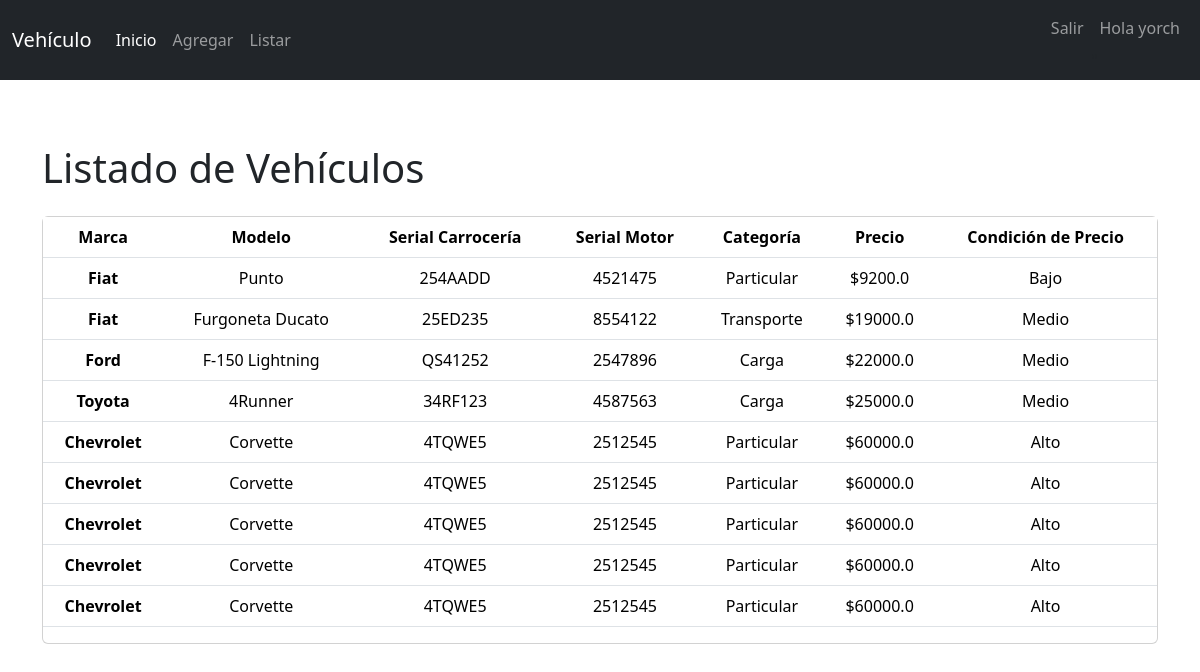
/vehiculo/listar/ (signed in), run on the app's committed database.
### vehiculo/models.py (models this page shows, shortened)
class VehiculoModel(models.Model):
    MARCAS_OPTIONS = (
        ('Fiat', 'Fiat'),
        ('Chevrolet', 'Chevrolet'),
        ('Ford', 'Ford'),
        ('Toyota', 'Toyota')
    )
    CATEGORIAS_OPTIONS = (
        ('Particular', 'Particular'),
        ('Transporte', 'Transporte'),
        ('Carga', 'Carga')
    )
    marca = models.CharField( max_length=20, choices = MARCAS_OPTIONS, default = 'Ford' )
    modelo = models.CharField( max_length=100 )
    serial_carroceria = models.CharField( max_length=50 )
    serial_motor = models.CharField( max_length=50 )
    categoria = models.CharField( max_length=20, choices = CATEGORIAS_OPTIONS, default='Particular' )
    precio = models.FloatField()
    fecha_creacion = models.DateTimeField(auto_now_add=True)
    fecha_modificacion = models.DateTimeField(auto_now_add=True)
    class Meta:
        permissions = (
            ("visualizar_catalogo", "Puede visualizar_catalogo"),
        )

### vehiculo/views.py (the view)
# urls.py: path('listar/', listarVehiculoView, name='listar'),
def listarVehiculoView(request):
    user = request.user
    if not user.has_perm('vehiculo.visualizar_catalogo'):
        messages.error(request, "Acceso denegado")
        return HttpResponseRedirect('/')
    vehiculos = VehiculoModel.objects.all()
    context = {"lista_vehiculos": vehiculos}
    return render(request, "lista.html", context)

### templates/lista.html
{% include 'base.html' %}
{% load static %}
{% block content %}
<div class="container py-5" id="vehiculo-lista">
    <div class="title py-3">
        <h1>Listado de Vehículos</h1>
    </div>
    <div class="card" id="card-list">
        <table class="table table-hover text-center table-responsive-sm">
            <thead>
                <tr>
                    <th>Marca</th>
                    <th>Modelo</th>
                    <th>Serial Carrocería</th>
                    <th>Serial Motor</th>
                    <th>Categoría</th>
                    <th>Precio</th>
                    <th>Condición de Precio</th>
                </tr>
            </thead>
            {% if lista_vehiculos %}
                {% for item in lista_vehiculos %}
                    <tbody>
                        <tr>
                            <th>{{item.marca}}</th>
                            <td>{{item.modelo}}</td>
                            <td>{{item.serial_carroceria}}</td>
                            <td>{{item.serial_motor}}</td>
                            <td>{{item.categoria}}</td>
                            <td>${{item.precio}}</td>
                            <td>
                                {% if item.precio > 30000 %}
                                    Alto
                                {% elif item.precio > 10000 and item.precio <= 30000 %}
                                    Medio
                                {% elif item.precio <= 10000 %}
                                    Bajo
                                {% else %}
                                    Valor inválido
                                {% endif %}
                            </td>
                        </tr>
                    </tbody>
                {% endfor %}
            {% else %}
                <h1>No hay información</h1>
            {% endif %}
        </table>
    </div>
</div>
{% endblock %}

### templates/base.html (shortened to what this page needs)
<!DOCTYPE html>
<html lang="en">
    <head>
        {% load bootstrap5 %}
        {% bootstrap_css %}
    </head>
    <body>
        {% block nav %}
            {% include 'menu.html' %}
        {% endblock nav %}
    </body>
</html>

### templates/menu.html (shortened to what this page needs)
{% extends 'base.html' %}
{% block nav %}
    <nav class="navbar navbar-expand-lg navbar-dark bg-dark">
        <div class="container-fluid">
            <a class="navbar-brand" href="#">Vehículo</a>
            <div class="collapse navbar-collapse" id="navbarSupportedContent">
                <ul class="navbar-nav me-auto mb-2 mb-lg-0">
                    <li class="nav-item">
                        <a class="nav-link active" aria-current="page" href="/">Inicio</a>
                    </li>
                    {% if perms.app.add_vehiculo %}
                    <li class="nav-item">
                        <a class="nav-link" href="/vehiculo/add/">Agregar</a>
                    </li>
                    {% endif %}
                    {% if perms.vehiculo.visualizar_catalogo %}
                    <li class="nav-item">
                        <a class="nav-link" href="/vehiculo/listar">Listar</a>
                    </li>
                    {% endif %}
                </ul>
                <ul class="navbar-nav mr-auto">
                    {% if user.is_authenticated %}
                    <li class="nav-item">
                        <a class="nav-link" href="/vehiculo/logout">Salir</a>
                    </li>
                    <li class="nav-item">
                        <a class="nav-link" href="#">Hola {{user.username}}</a>"
                    </li>
                    {% else %}
                    <li class="nav-item">
                        <a class="nav-link" href="/vehiculo/login">Login</a>
                    </li>
                    {% endif %}
                </ul>
            </div>
        </div>
    </nav>
{% endblock %}

### data on the page
VehiculoModel: marca "Fiat", modelo "Punto", serial_carroceria "254AADD", serial_motor "4521475", categoria "Particular", precio "9200.0", shows "Bajo"
VehiculoModel: marca "Fiat", modelo "Furgoneta Ducato", serial_carroceria "25ED235", serial_motor "8554122", categoria "Transporte", precio "19000.0", shows "Medio"
VehiculoModel: marca "Ford", modelo "F-150 Lightning", serial_carroceria "QS41252", serial_motor "2547896", categoria "Carga", precio "22000.0", shows "Medio"
VehiculoModel: marca "Toyota", modelo "4Runner", serial_carroceria "34RF123", serial_motor "4587563", categoria "Carga", precio "25000.0", shows "Medio"
VehiculoModel: marca "Chevrolet", modelo "Corvette", serial_carroceria "4TQWE5", serial_motor "2512545", categoria "Particular", precio "60000.0", shows "Alto"
VehiculoModel: marca "Chevrolet", modelo "Corvette", serial_carroceria "4TQWE5", serial_motor "2512545", categoria "Particular", precio "60000.0", shows "Alto"
VehiculoModel: marca "Chevrolet", modelo "Corvette", serial_carroceria "4TQWE5", serial_motor "2512545", categoria "Particular", precio "60000.0", shows "Alto"
VehiculoModel: marca "Chevrolet", modelo "Corvette", serial_carroceria "4TQWE5", serial_motor "2512545", categoria "Particular", precio "60000.0", shows "Alto"
VehiculoModel: marca "Chevrolet", modelo "Corvette", serial_carroceria "4TQWE5", serial_motor "2512545", categoria "Particular", precio "60000.0", shows "Alto"

### other printed values
{{ user.username }} "yorch"
